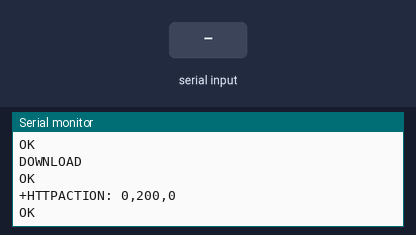
The sketch below on a simulated Arduino Uno, built with avr-gcc and run on an emulated ATmega328P. Shown: the last lines printed to the serial monitor. Inputs (shaded band) come from the test bench. The modem accepts every AT command (registered, SIM ready, sends succeed) and sends nothing else.

Above: at 13.2 s.
13.3 s: "1" received over the second serial link
At 14.5 s:
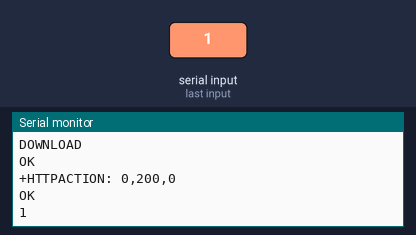
14.8 s: "0" received over the second serial link
At 15.8 s:
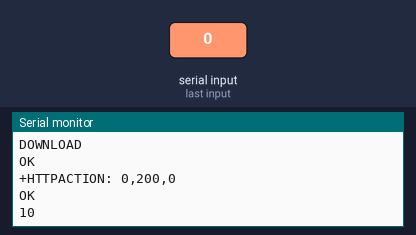

Measured:
- after the input at 13.3 s, the serial monitor: prints a new line at once (image 1)
- after the input at 14.8 s, the serial monitor: prints a new line at once (image 2)

The sketch:

AT_tests_Influxdb.ino
```cpp
#include <SoftwareSerial.h>
String myToken = "SGeozmBcVvWF4K7SQXQ6oAWnymZo1NXBIPy3pgSX9G3c4o3ZedHdoL7l_XZh-z-96CEdm-O4L2M-zE5sdB4bhA==";
String myHost = "https://eu-central-1-1.aws.cloud2.influxdata.com";
String myOrg = "b806d7e07da0b5e0";

String myDebit = "4.3521";
int taille = 0;

SoftwareSerial mySerial(8,9);

void setup()
{
  mySerial.begin(115200);   // Setting the baud rate of 4G LTE Module
  Serial.begin(115200);    // Setting the baud rate of Serial Monitor (Arduino)
  delay(1000);
  //String http_str = "AT+HTTPPARA=\"URL\",\"https://api.thingspeak.com/update?api_key=" + Apikey + "&field1=" + String(debit) + "\"";
    sendATCommand("AT",1000);
    sendATCommand("AT+HTTPINIT",1000);
    sendATCommand("AT+HTTPPARA=\"URL\",\"" + myHost + "/api/v2/write?org=" + myOrg + "&bucket=debitmetre&precision=s\"",1000);
    sendATCommand("AT+HTTPPARA=\"USERDATA\",\"Authorization:Token " + myToken + "\"",1000);
    sendATCommand("AT+HTTPPARA=\"CONTENT\",\"text/plain; charset=utf-8\"",1000);
    taille = myDebit.length() + 33;
    sendATCommand("AT+HTTPDATA=" + String(taille) + ",1000",1000); // là il faut la taille exacte
    sendATCommand("debit,client=KOB,unit=m3/h debit=" + myDebit,1000);
    sendATCommand("AT+HTTPACTION=1",3000);
    sendATCommand("AT+HTTPTERM",1000);
}

void loop()
{
   if(mySerial.available())  // check if the ESP is sending a message
  {
    while(mySerial.available())
    {
      char c = mySerial.read();  // read the next character.

      Serial.write(c);  // writes data to the serial monitor
    }
  }

  if(Serial.available())
  {
    delay(10);  // wait to let all the input command in the serial buffer
    // read the input command in a string
    String cmd = "";
    while(Serial.available())
    {
      cmd += (char)Serial.read();
    }
    // send
    mySerial.println(cmd);
  }
}

String sendATCommand(String cmd, const int timeout) {
  String response = "";
  mySerial.println(cmd);
  long int time = millis();
  while((time+timeout) > millis()) {
    while(mySerial.available()) {
      char c = mySerial.read();
      response += c;
    }
  }
  Serial.println(response);
  return response;
}
```
